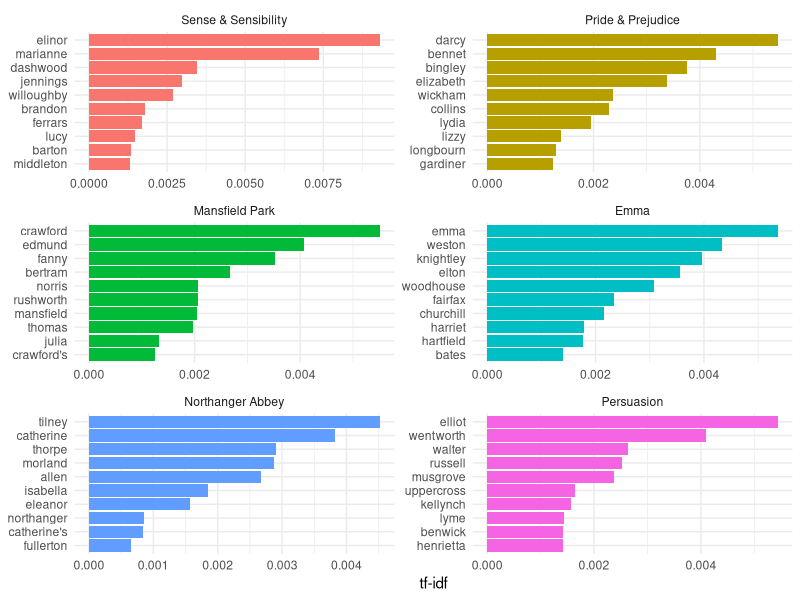

Source code (R):
## ---- chunk 1
library(knitr)
opts_chunk$set(message = FALSE, warning = FALSE, cache = TRUE)
## ---- chunk 2
library(dplyr) # Funktionen für Datenmanipulation und -transformation
library(janeaustenr) # Jane Austen Corpus
library(tidytext) # Funktionen für Textanalysen
library(ggplot2) # Funktionen zur Datenvisualisierung
## ---- chunk 3
book_words <- austen_books() %>% # 1. Corpus wird geladen
  unnest_tokens(word, text) %>% # 2. Wörter (tokens) werden je Roman extrahiert
  count(book, word, sort = TRUE) %>% # 3. Wörter werden je Roman gezählt und anschließend sortiert
  ungroup() # 4. Gruppierung für Zählung wurd aufgehoben

#' Gesamtzahl Wörter je Buch
total_words <- book_words %>% 
  group_by(book) %>% 
  summarize(total = sum(n))
total_words %>%
  arrange(desc(total))
## ---- chunk 4
#' zum Datensatz book_word hinzufügen
book_words <- left_join(book_words, total_words)

book_words
## ---- chunk 5
book_words <- book_words %>%
  bind_tf_idf(word, book, n) %>%
  arrange(desc(tf_idf)) # sortierung nach Tf-idf-Maß absteigend
book_words
## ---- chunk 6
book_words %>%
  mutate(word = factor(word, levels = rev(unique(word)))) %>% 
  group_by(book) %>% 
  top_n(10) %>%
  ungroup() %>%
  ggplot(aes(word, tf_idf, fill = book)) +
  geom_col(show.legend = FALSE) +
  labs(x = NULL, y = "tf-idf") +
  facet_wrap(~book, ncol = 2, scales = "free") +
  coord_flip() +
  theme_minimal()
